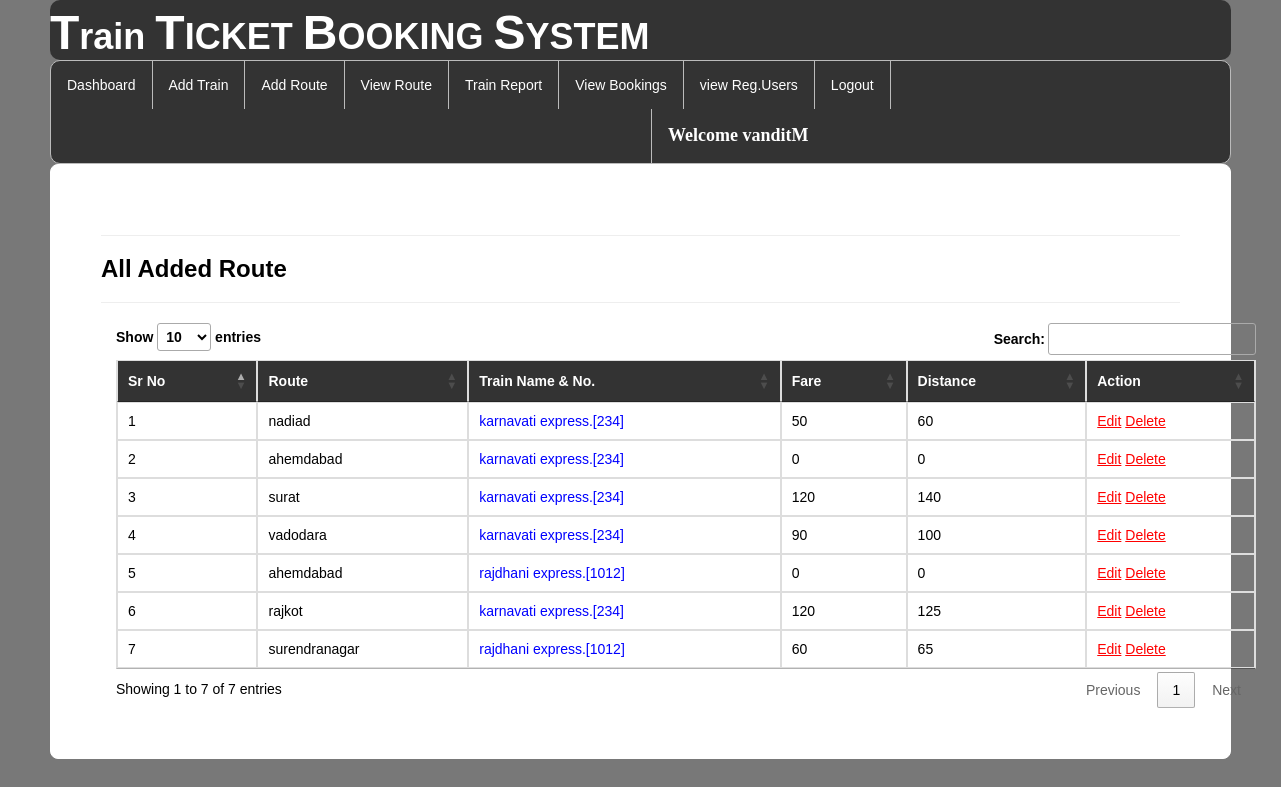
The app's page /availableroute/ (signed in) with its own data.
### railway/models.py (models this page shows, shortened)
class Add_route(models.Model):
    train = models.ForeignKey(Add_Train,on_delete=models.CASCADE,null=True)
    route = models.CharField(max_length=100,null=True)
    distance=models.IntegerField(null=True)
    fare=models.IntegerField(null=True)

class Add_Train(models.Model):
    trainname = models.CharField(max_length=30,null=True)
    train_no = models.IntegerField(null=True)
    from_city = models.CharField(max_length=30,null=True)
    to_city = models.CharField(max_length=30,null=True)
    departuretime=models.CharField(max_length=30,null=True)
    arrivaltime=models.CharField(max_length=30,null=True)
    trevaltime=models.CharField(max_length=100,null=True)
    distance=models.IntegerField(null=True)
    img=models.ImageField(upload_to="train_photos/", null=True)

### railway/views.py (the view)
# urls.py: path('availableroute/', displayroute, name="availableroute"),
def displayroute(request):
    if not request.user.is_authenticated:
        return redirect('login_customer')
    data = Add_route.objects.all()
    data2 = Add_Train.objects.all()
    d = {'data':data,'data2':data2}
    return render(request,"availableroute.html",d)

### railway/templates/availableroute.html (shortened to what this page needs)
{% extends 'navigation3.html' %}
{% load static %}
{% block b %}
<div style="color:Black;border:1px solid white;border-radius:8px;background-color:white;padding:50px">
<hr><h3><strong>All Added Route</strong></h3><hr>
        <div class="container">
<table class="table table-bordered" id="myTable">
  <thead style="color:white;background-color:#333">
  <tr>
    <th>Sr No</th>
    <th>Route</th>
      <th>Train Name & No.</th>
    <th>Fare</th>
    <th>Distance</th>
    <th>Action</th>
  </tr>
  </thead>
   <tbody>
{% for i in data %}
  <tr>
    <td>{{forloop.counter}}</td>
    <td>{{i.route}}</td>
      <td style="color:blue">{{i.train.trainname}}.[{{i.train.train_no}}]</td>
    <td>{{i.fare}}</td>
    <td>{{i.distance}}</td>
    <td style="100px"><a href="{% url 'editroute' i.id %}" style="color:red"><u>Edit</u></a>
        <a href="{% url 'delete_route' i.id %}" style="color:red"><u>Delete</u></a></td>
  </tr>{% endfor %}
    </tbody>
</table>
 </div>
</div>
{% endblock %}

### railway/templates/navigation3.html (shortened to what this page needs)
{% extends 'head.html' %}
{% load static %}
{% block body %}
<link rel = stylesheet href = "//cdn.datatables.net/1.10.19/css/jquery.dataTables.min.css">
<ul class="id2">
  <li id="id1"><a href="{% url 'admindashboard' %}">Dashboard</a></li>
  <li id="id1"><a href="{% url 'add_train' %}">Add Train</a></li>
  <li id="id1"><a href="{% url 'add_route' %}">Add Route</a></li>
  <li id="id1"><a href="{% url 'availableroute' %}">View Route</a></li>
  <li id="id1"><a href="{% url 'view_train'%}">Train Report</a></li>
  <li id="id1"><a href="{% url 'viewbookings'%}">View Bookings</a></li>
  <li id="id1"><a href="{% url 'view_regusers'%}">view Reg.Users</a></li>
  <li id="id1"><a href="{% url 'log_out' %}">Logout</a></li>
      <li id="id2" style="margin-left:600px"><a href="" style="color:white"><strong style="font-size:18px;font-family:cursive">Welcome {{request.user.username}}</strong></a></li>
</ul>
{% block b %}
{% endblock %}
{% endblock %}

### railway/templates/navigation3.html (style rules this page uses)
.id2 { list-style-type: none; margin: 0; padding: 0; overflow: hidden; background-color: #333; border-radius:10px; border:1px solid #bbb; }
#id1 { float: left; border-right:1px solid #bbb; }
#id2 { float: left; border-left:1px solid #bbb; }
li:last-child { border-right: none; }
li a { display: block; color: white; text-align: center; padding: 14px 16px; text-decoration: none; }
body { font-family: Arial, Helvetica, sans-serif; }

### records on screen
Add_route: route "nadiad", train.trainname "karnavati express", train.train_no "234", fare "50", distance "60"
Add_route: route "ahemdabad", train.trainname "karnavati express", train.train_no "234", fare "0", distance "0"
Add_route: route "surat", train.trainname "karnavati express", train.train_no "234", fare "120", distance "140"
Add_route: route "vadodara", train.trainname "karnavati express", train.train_no "234", fare "90", distance "100"
Add_route: route "ahemdabad", train.trainname "rajdhani express", train.train_no "1012", fare "0", distance "0"
Add_route: route "rajkot", train.trainname "karnavati express", train.train_no "234", fare "120", distance "125"
Add_route: route "surendranagar", train.trainname "rajdhani express", train.train_no "1012", fare "60", distance "65"

### other values on screen
{{ request.user.username }} "vanditM"
